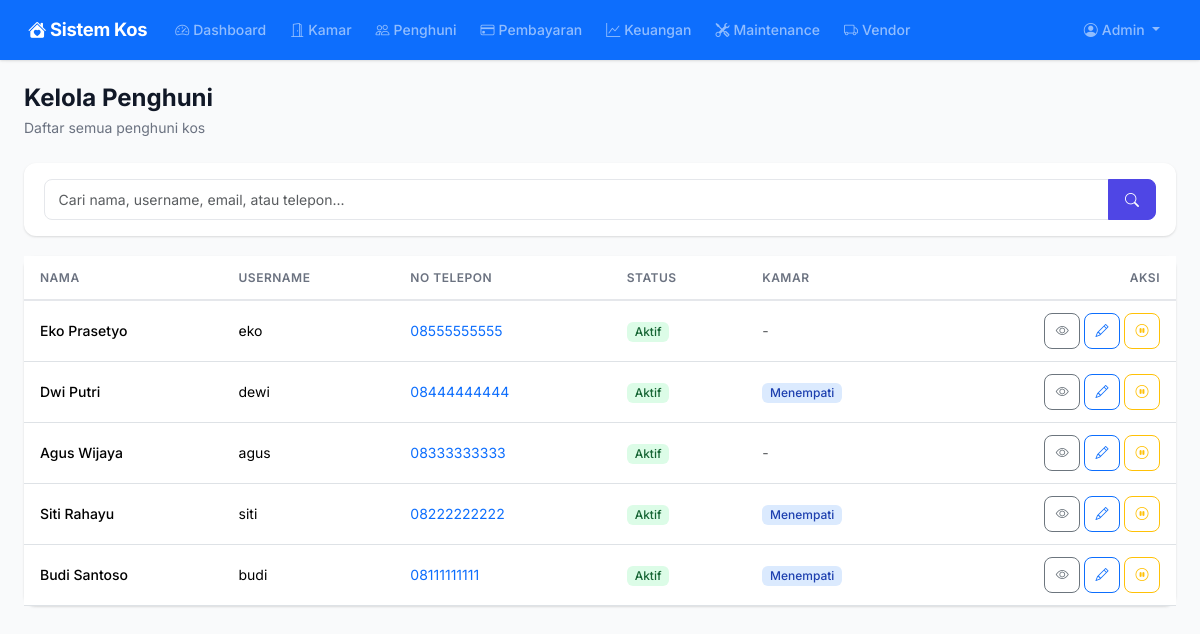
The app's page /clients/ (signed in), older data.
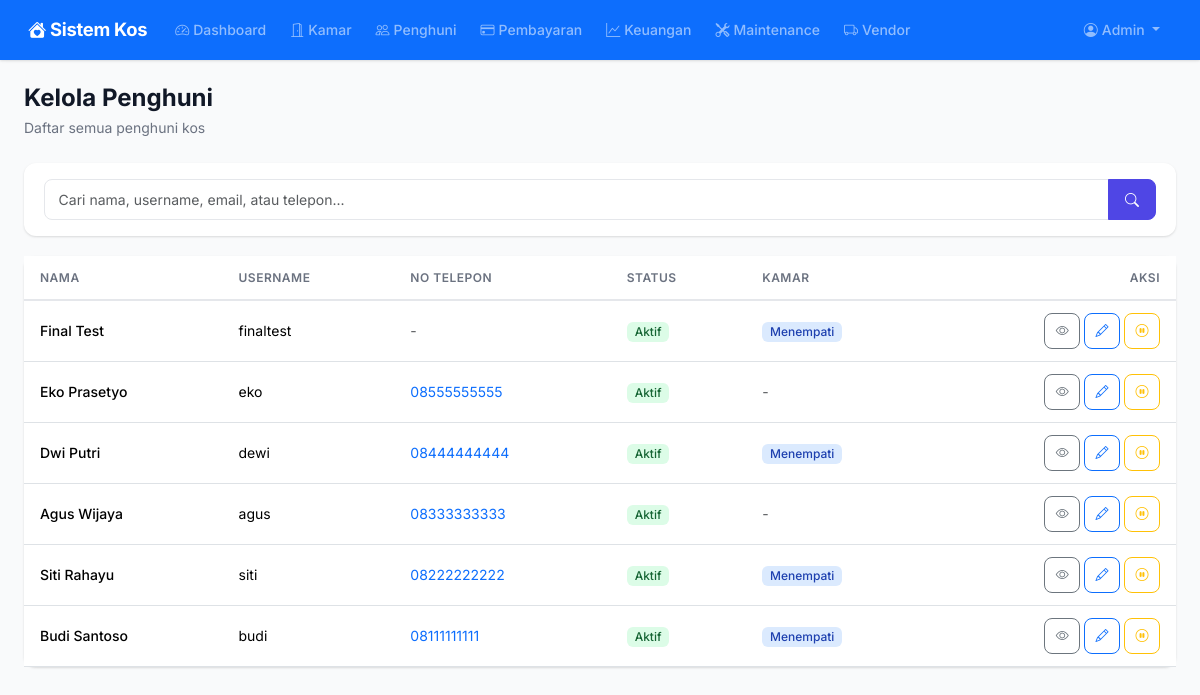
The same page, newer data.
### models.py (models this page shows, shortened)
class User(UserMixin, db.Model):
    __tablename__ = "users"
    id = db.Column(db.Integer, primary_key=True)
    username = db.Column(db.String(80), unique=True, nullable=False)
    email = db.Column(db.String(120), unique=True, nullable=False)
    password_hash = db.Column(db.String(256), nullable=False)
    role = db.Column(db.String(20), nullable=False, default="client")
    nama_lengkap = db.Column(db.String(150), nullable=False)
    no_telepon = db.Column(db.String(20))
    alamat = db.Column(db.Text)
    is_active = db.Column(db.Boolean, default=True)
    created_at = db.Column(db.DateTime, default=datetime.utcnow)
    bookings = db.relationship("Booking", backref="client", lazy="dynamic")
    notifications = db.relationship("Notification", backref="user", lazy="dynamic")

### routes/clients.py (the view, shortened to what this page needs)
@clients_bp.route("/")
@login_required
def index():
    if current_user.role not in ("admin", "management"):
        flash("Akses ditolak.", "danger")
        return redirect(url_for("dashboard.index"))
    search = request.args.get("search", "").strip()
    query = User.query.filter_by(role="client")
    clients = query.order_by(User.created_at.desc()).all()
    aktif_ids = [b.user_id for b in Booking.query.filter_by(status="aktif").all()]
    return render_template("clients/index.html", clients=clients, aktif_ids=aktif_ids)

### app.py (called while the page is built)
def create_app():
    app = Flask(__name__)
    app.config.from_object("config.Config")
    db.init_app(app)
    login_manager.init_app(app)
    csrf.init_app(app)
    login_manager.login_view = "auth.login"
    login_manager.login_message = "Silakan login terlebih dahulu."
    from models import User
    @login_manager.user_loader
    def load_user(user_id):
        return User.query.get(int(user_id))
    @app.context_processor
    def inject_now():
        from datetime import datetime
        return {"now": datetime.now()}
    @app.context_processor
    def inject_utility():
        from datetime import date
        return {"date_today": date.today()}
    from routes import register_routes
    register_routes(app)
    with app.app_context():
        db.create_all()
    return app

### templates/clients/index.html (shortened to what this page needs)
{% extends "base.html" %}
{% block content %}
<div class="page-header d-flex flex-wrap justify-content-between align-items-center">
    <div>
        <h1>Kelola Penghuni</h1>
        <p>Daftar semua penghuni kos</p>
    </div>
</div>
<form method="GET" action="{{ url_for('clients.index') }}">
    <div class="filter-bar">
        <div class="input-group" style="min-width:280px">
            <input type="text" name="search" class="form-control" placeholder="Cari nama, username, email, atau telepon..." value="{{ request.args.get('search', '') }}">
            <button class="btn btn-primary" type="submit"><i class="bi bi-search"></i></button>
        </div>
    </div>
</form>
{% if clients %}
<div class="card border-0">
    <div class="table-responsive">
        <table class="table table-hover">
            <thead>
                <tr>
                    <th>Nama</th>
                    <th>Username</th>
                    <th>No Telepon</th>
                    <th>Status</th>
                    <th>Kamar</th>
                    <th class="text-end">Aksi</th>
                </tr>
            </thead>
            <tbody>
                {% for client in clients %}
                <tr>
                    <td class="fw-medium">{{ client.nama_lengkap }}</td>
                    <td>{{ client.username }}</td>
                    <td>
                        {% if client.no_telepon %}
                        <a href="tel:{{ client.no_telepon }}" class="text-decoration-none">{{ client.no_telepon }}</a>
                        {% else %}
                        <span class="text-muted">-</span>
                        {% endif %}
                    </td>
                    <td>
                        {% if client.is_active %}
                        <span class="badge badge-success">Aktif</span>
                        {% else %}
                        <span class="badge badge-danger">Tidak Aktif</span>
                        {% endif %}
                    </td>
                    <td>
                        {% if client.id in aktif_ids %}
                        <span class="badge badge-info">Menempati</span>
                        {% else %}
                        <span class="text-muted">-</span>
                        {% endif %}
                    </td>
                    <td class="text-end">
                        <a href="{{ url_for('clients.detail', id=client.id) }}" class="btn btn-sm btn-outline-secondary btn-icon" title="Detail">
                            <i class="bi bi-eye"></i>
                        </a>
                        <a href="{{ url_for('clients.edit', id=client.id) }}" class="btn btn-sm btn-outline-primary btn-icon" title="Edit">
                            <i class="bi bi-pencil"></i>
                        </a>
                        <form method="POST" action="{{ url_for('clients.nonaktifkan', id=client.id) }}" class="d-inline">
                            <button type="submit" class="btn btn-sm btn-outline-{{ 'warning' if client.is_active else 'success' }} btn-icon" title="{{ 'Nonaktifkan' if client.is_active else 'Aktifkan' }}">
                                <i class="bi bi-{{ 'pause-circle' if client.is_active else 'play-circle' }}"></i>
                            </button>
                        </form>
                    </td>
                </tr>
                {% endfor %}
            </tbody>
        </table>
    </div>
</div>
{% endif %}
{% endblock %}

Row changes from the older to the newer data that the page shows:
added User: nama_lengkap "Final Test", username "finaltest", is_active "Aktif", shows "Menempati"
